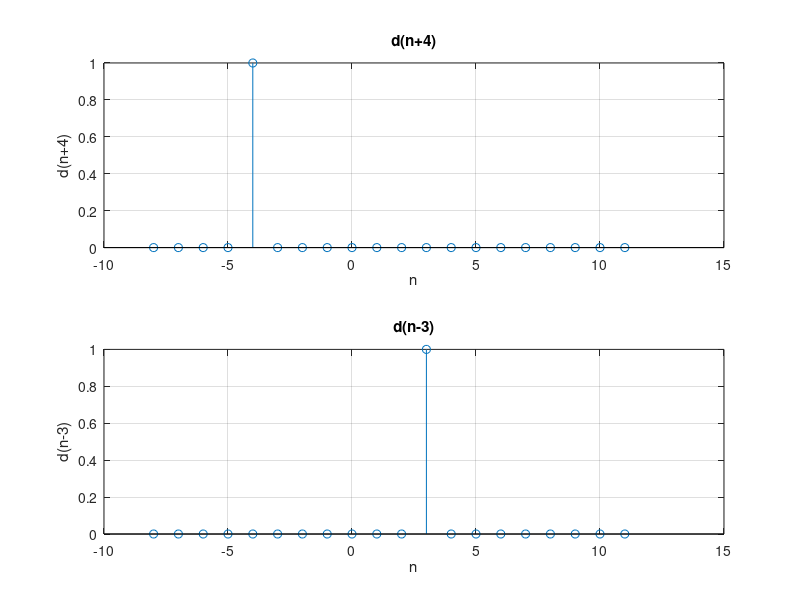

MATLAB code to generate this figure:
% assignment 2 question 4
clc;
clear all;
close all;

%set variables
n = -8:1:11;

%impulse function d(n+4)
y = [zeros(1,4) ones(1,1) zeros(1,15)];
subplot(2,1,1);
stem(n, y);
title('d(n+4)');
xlabel('n');
ylabel('d(n+4)');
grid on;

%impulse function d(n-3)
y = [zeros(1,11) ones(1,1) zeros(1,8)];
subplot(2,1,2);
stem(n, y);
title('d(n-3)');
xlabel('n');
ylabel('d(n-3)');
grid on;